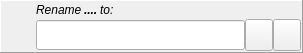
<?xml version="1.0" encoding="UTF-8"?>
<ui version="4.0">
 <class>QuickRenameWidget</class>
 <widget class="QDialog" name="QuickRenameWidget">
  <property name="geometry">
   <rect>
    <x>0</x>
    <y>0</y>
    <width>303</width>
    <height>53</height>
   </rect>
  </property>
  <property name="sizePolicy">
   <sizepolicy hsizetype="Fixed" vsizetype="Preferred">
    <horstretch>0</horstretch>
    <verstretch>0</verstretch>
   </sizepolicy>
  </property>
  <property name="minimumSize">
   <size>
    <width>0</width>
    <height>0</height>
   </size>
  </property>
  <property name="windowTitle">
   <string>Form</string>
  </property>
  <property name="modal">
   <bool>true</bool>
  </property>
  <layout class="QGridLayout" name="gridLayout_2">
   <property name="margin">
    <number>0</number>
   </property>
   <property name="spacing">
    <number>0</number>
   </property>
   <item row="0" column="0">
    <widget class="QFrame" name="frame">
     <property name="sizePolicy">
      <sizepolicy hsizetype="Preferred" vsizetype="Preferred">
       <horstretch>0</horstretch>
       <verstretch>0</verstretch>
      </sizepolicy>
     </property>
     <property name="minimumSize">
      <size>
       <width>0</width>
       <height>0</height>
      </size>
     </property>
     <property name="maximumSize">
      <size>
       <width>16777215</width>
       <height>16777215</height>
      </size>
     </property>
     <property name="frameShape">
      <enum>QFrame::Panel</enum>
     </property>
     <property name="frameShadow">
      <enum>QFrame::Raised</enum>
     </property>
     <layout class="QGridLayout" name="gridLayout">
      <property name="margin">
       <number>1</number>
      </property>
      <property name="spacing">
       <number>2</number>
      </property>
      <item row="2" column="0">
       <widget class="QLabel" name="obj_icon_lbl">
        <property name="minimumSize">
         <size>
          <width>32</width>
          <height>32</height>
         </size>
        </property>
        <property name="maximumSize">
         <size>
          <width>32</width>
          <height>32</height>
         </size>
        </property>
        <property name="frameShape">
         <enum>QFrame::NoFrame</enum>
        </property>
        <property name="frameShadow">
         <enum>QFrame::Plain</enum>
        </property>
        <property name="text">
         <string/>
        </property>
        <property name="scaledContents">
         <bool>false</bool>
        </property>
        <property name="alignment">
         <set>Qt::AlignLeading|Qt::AlignLeft|Qt::AlignVCenter</set>
        </property>
       </widget>
      </item>
      <item row="1" column="0">
       <spacer name="horizontalSpacer">
        <property name="orientation">
         <enum>Qt::Horizontal</enum>
        </property>
        <property name="sizeType">
         <enum>QSizePolicy::Fixed</enum>
        </property>
        <property name="sizeHint" stdset="0">
         <size>
          <width>32</width>
          <height>15</height>
         </size>
        </property>
       </spacer>
      </item>
      <item row="1" column="2">
       <widget class="QLabel" name="obj_name_lbl">
        <property name="sizePolicy">
         <sizepolicy hsizetype="Preferred" vsizetype="Preferred">
          <horstretch>0</horstretch>
          <verstretch>0</verstretch>
         </sizepolicy>
        </property>
        <property name="font">
         <font>
          <weight>75</weight>
          <italic>true</italic>
          <bold>true</bold>
         </font>
        </property>
        <property name="text">
         <string>....</string>
        </property>
       </widget>
      </item>
      <item row="1" column="3">
       <widget class="QLabel" name="to_lbl">
        <property name="sizePolicy">
         <sizepolicy hsizetype="Expanding" vsizetype="Preferred">
          <horstretch>0</horstretch>
          <verstretch>0</verstretch>
         </sizepolicy>
        </property>
        <property name="font">
         <font>
          <italic>true</italic>
         </font>
        </property>
        <property name="text">
         <string>to:</string>
        </property>
       </widget>
      </item>
      <item row="1" column="1">
       <widget class="QLabel" name="label">
        <property name="sizePolicy">
         <sizepolicy hsizetype="Fixed" vsizetype="Preferred">
          <horstretch>0</horstretch>
          <verstretch>0</verstretch>
         </sizepolicy>
        </property>
        <property name="font">
         <font>
          <italic>true</italic>
         </font>
        </property>
        <property name="text">
         <string>Rename</string>
        </property>
       </widget>
      </item>
      <item row="1" column="4">
       <spacer name="horizontalSpacer_2">
        <property name="orientation">
         <enum>Qt::Horizontal</enum>
        </property>
        <property name="sizeType">
         <enum>QSizePolicy::Fixed</enum>
        </property>
        <property name="sizeHint" stdset="0">
         <size>
          <width>30</width>
          <height>15</height>
         </size>
        </property>
       </spacer>
      </item>
      <item row="2" column="1" colspan="4">
       <layout class="QHBoxLayout" name="horizontalLayout">
        <property name="spacing">
         <number>0</number>
        </property>
        <item>
         <widget class="QLineEdit" name="new_name_edt">
          <property name="minimumSize">
           <size>
            <width>0</width>
            <height>30</height>
           </size>
          </property>
          <property name="font">
           <font>
            <pointsize>9</pointsize>
           </font>
          </property>
         </widget>
        </item>
        <item>
         <widget class="QToolButton" name="apply_tb">
          <property name="sizePolicy">
           <sizepolicy hsizetype="Preferred" vsizetype="Preferred">
            <horstretch>0</horstretch>
            <verstretch>0</verstretch>
           </sizepolicy>
          </property>
          <property name="minimumSize">
           <size>
            <width>0</width>
            <height>30</height>
           </size>
          </property>
          <property name="toolTip">
           <string>Rename</string>
          </property>
          <property name="text">
           <string/>
          </property>
          <property name="icon">
           <iconset resource="../res/resources.qrc">
            <normaloff>:/icones/icones/confirmar.png</normaloff>:/icones/icones/confirmar.png</iconset>
          </property>
          <property name="iconSize">
           <size>
            <width>20</width>
            <height>20</height>
           </size>
          </property>
         </widget>
        </item>
        <item>
         <widget class="QToolButton" name="cancel_tb">
          <property name="sizePolicy">
           <sizepolicy hsizetype="Preferred" vsizetype="Preferred">
            <horstretch>0</horstretch>
            <verstretch>0</verstretch>
           </sizepolicy>
          </property>
          <property name="minimumSize">
           <size>
            <width>0</width>
            <height>30</height>
           </size>
          </property>
          <property name="toolTip">
           <string>Cancel</string>
          </property>
          <property name="text">
           <string/>
          </property>
          <property name="icon">
           <iconset resource="../res/resources.qrc">
            <normaloff>:/icones/icones/fechar1.png</normaloff>:/icones/icones/fechar1.png</iconset>
          </property>
          <property name="iconSize">
           <size>
            <width>20</width>
            <height>20</height>
           </size>
          </property>
         </widget>
        </item>
       </layout>
      </item>
     </layout>
    </widget>
   </item>
  </layout>
 </widget>
 <resources>
  <include location="../res/resources.qrc"/>
 </resources>
 <connections/>
</ui>
